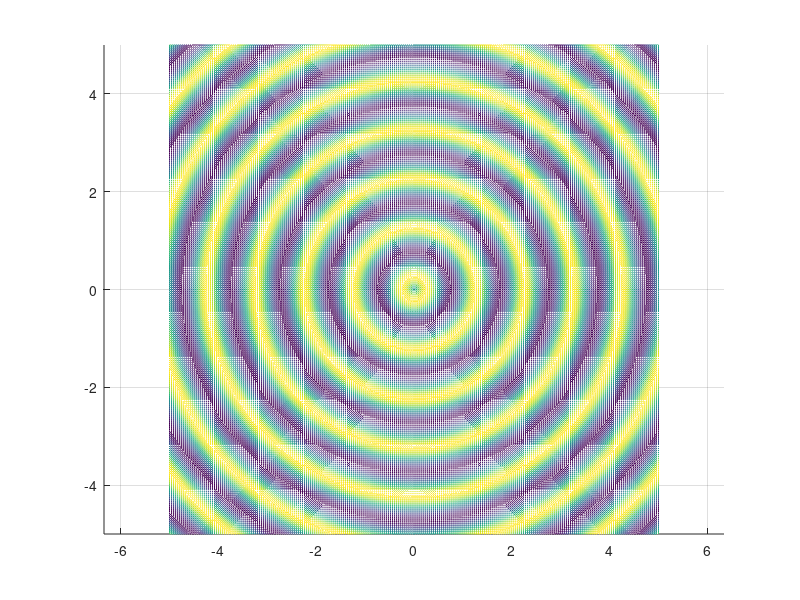

This figure's MATLAB source:
%
% Author: Tiago Mendes;
% University of Aveiro - September 2019 
%

clear all;
close all;
clc;

Ta = 1/25; % Tempo de amostragem em segundos

x1 = [-5:Ta:5]';
x2 = [-5:Ta:5]';
t = [0:Ta:5]';
r = zeros(length(x1), length(x2));
for n = 1:length(t)
  tic;
  for i = 1:length(x1)
    r(i, :) = 2*sin(2*pi*(sqrt(x1(i)^2 + x2.^2)) - 2*pi*t(n));
  end
  mesh(x1,x2,r);
  view(2);
  axis equal;
  drawnow();
  pause(Ta - toc);
end